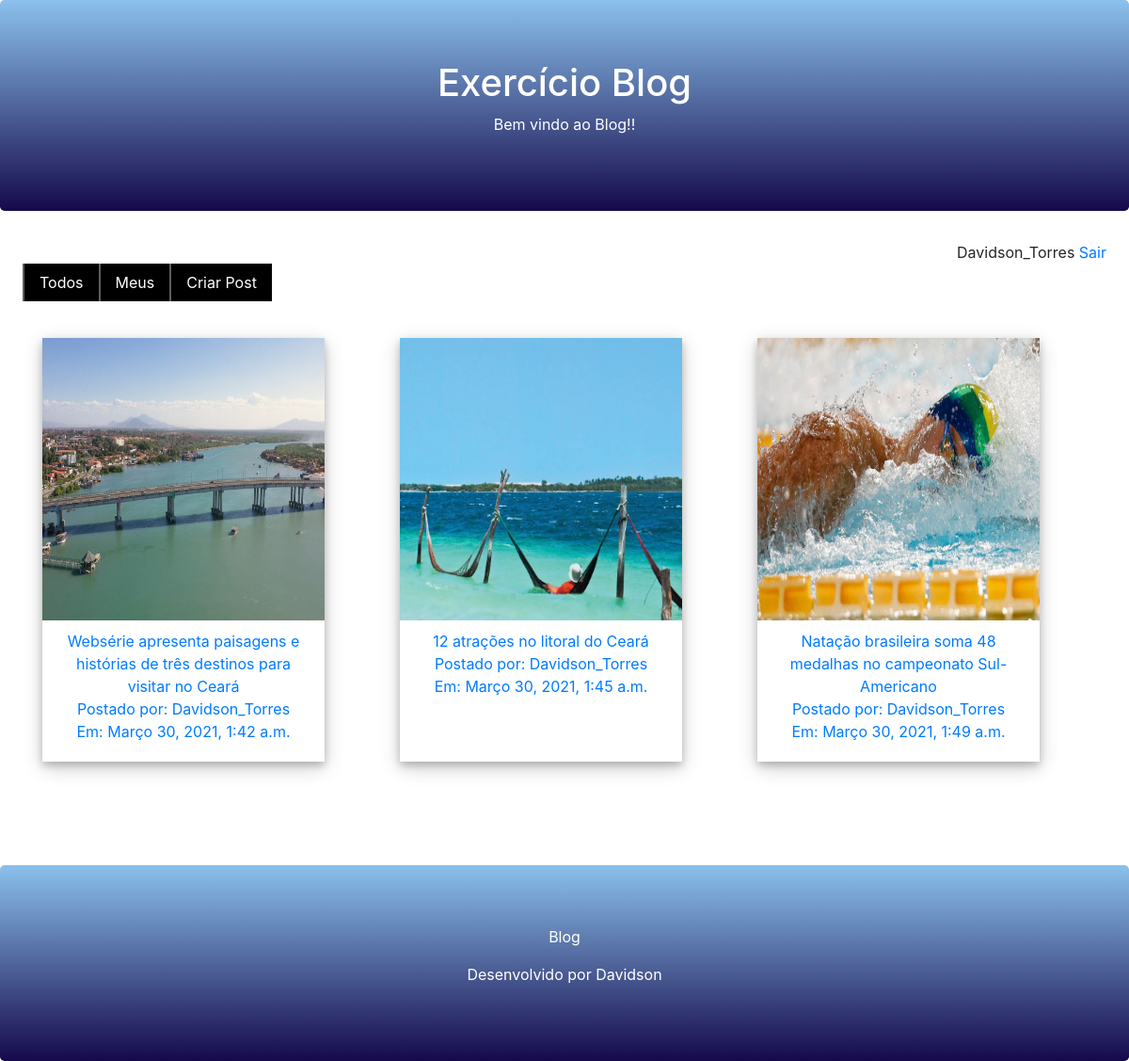
Screenshot of /post/user/ (signed in) with the database file from the repository.
### core/models.py (models this page shows, shortened)
class Post(models.Model):
    title = models.TextField()
    subtitle = models.TextField()
    text = models.TextField()
    begin_date = models.DateTimeField(auto_now_add=True)
    photo = models.ImageField(upload_to='post')
    active = models.BooleanField(default=True)
    user = models.ForeignKey(User, on_delete=models.CASCADE)

### core/views.py (the view)
# urls.py: path('post/user/', views.list_user_post),
@login_required(login_url='/login/')
def list_user_post(request):
    post = Post.objects.filter(active=True, user=request.user)
    return render(request, 'list.html', {'post':post})

### templates/list.html (shortened to what this page needs)
{% extends "model-page.html" %}
{% block content %}
    <div class="container">
        <div class="row" >
            {% for p in post %}
            <div class="col-sm-4"  style="margin-bottom: 70px;">
                <a href="../detail/{{ p.id }}">
                <div class="polaroid">
                    <img src="{{ p.photo.url }}"  style="width: 300px; height: 300px;">
                    <div class="container">
                    <p>{{ p.title }}<br>Postado por: {{ p.user }}<br>Em: {{ p.begin_date }}</p>
                </div>
                </div></a>
            </div>
            {% endfor %}
        </div>
    </div>
{% endblock %}

### templates/model-header.html (shortened to what this page needs)
<link rel="stylesheet" href="https://maxcdn.bootstrapcdn.com/bootstrap/4.5.2/css/bootstrap.min.css">
<div class="jumbotron header text-center">
    <h1>Exercício Blog</h1>
    <p>Bem vindo ao Blog!!</p>
</div>
<div class="text-right mr-4">
    {{request.user.get_username}}
    <a href="/logout/">Sair</a>
</div>
<div id="menu">
    <ul class="nav ml-4 mb-4">
        <li class="nav-item">
            <a class="nav-link" href="/post/all/">Todos</a>
        </li>
        <li class="nav-item">
            <a class="nav-link" href="/post/user/">Meus</a>
        </li>
        <li class="nav-item">
            <a class="nav-link" href="/post/register/">Criar Post</a>
        </li>
    </ul>
</div>

### templates/list.html (style rules this page uses)
.polaroid { width: 300px; height: 450px; box-shadow: 0 4px 8px 0 rgba(0, 0, 0, 0.2), 0 6px 20px 0 rgb(0, 0, 0, 0.2); text-align: center; }
.container { padding: 10px; margin-bottom: 30px; }

### templates/model-header.html (style rules this page uses)
.jumbotron.header { background-color:rgb(0, 19, 128); color: white; background-image: linear-gradient(rgb(139, 193, 236),rgb(21, 9, 75)); }
#menu a { background-color: black; color: white; margin-bottom: 5px; border-left: rgb(94, 94, 94) solid 2px; }

### rows the page displays
Post: photo (picture), title "Websérie apresenta paisagens e histórias de três destinos para visitar no Ceará", user "Davidson_Torres", begin_date "Março 30, 2021, 1:42 a.m."
Post: photo (picture), title "12 atrações no litoral do Ceará", user "Davidson_Torres", begin_date "Março 30, 2021, 1:45 a.m."
Post: photo (picture), title "Natação brasileira soma 48 medalhas no campeonato Sul-Americano", user "Davidson_Torres", begin_date "Março 30, 2021, 1:49 a.m."

### other values shown
{{ request.user.get_username }} "Davidson_Torres"
